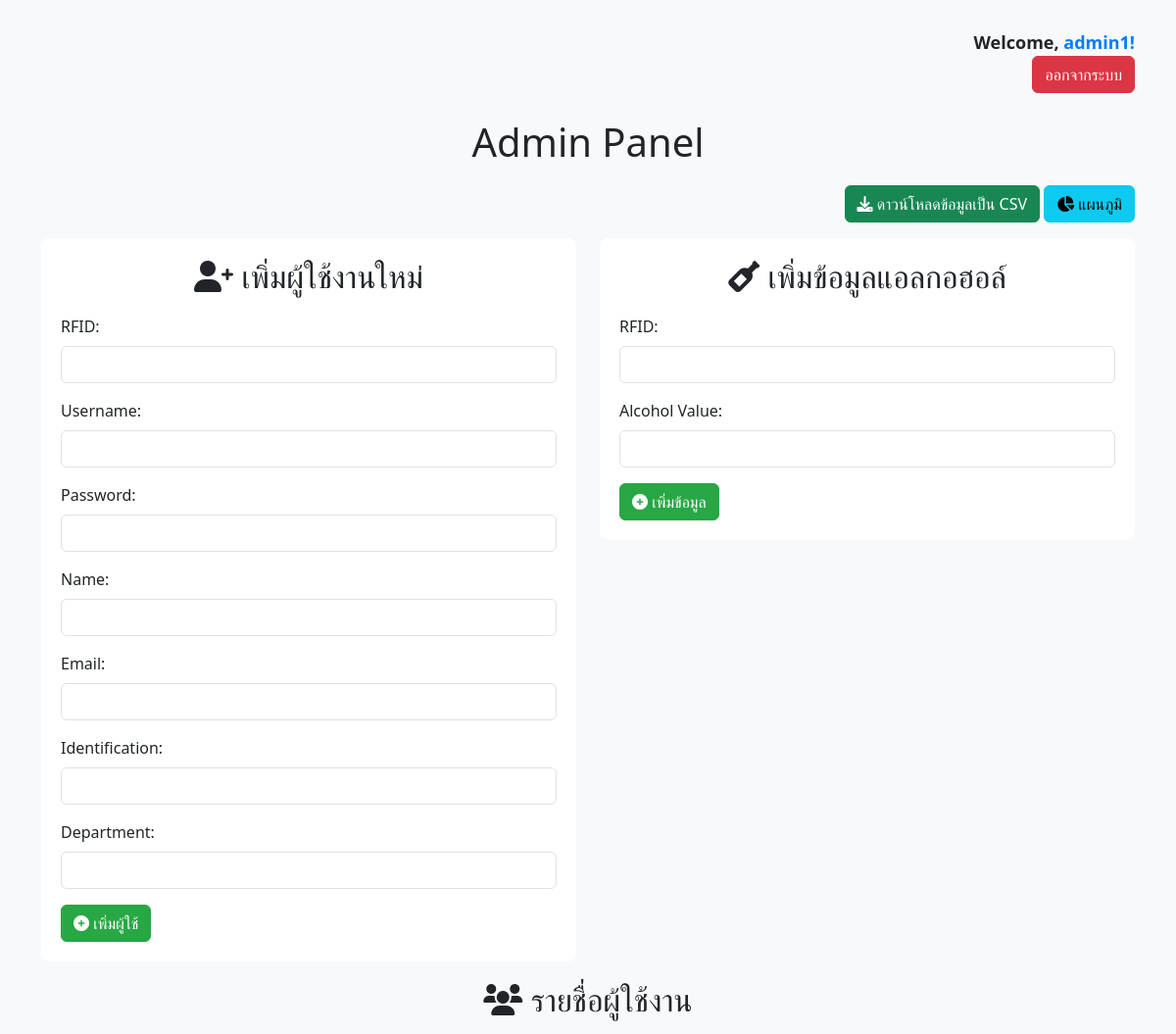
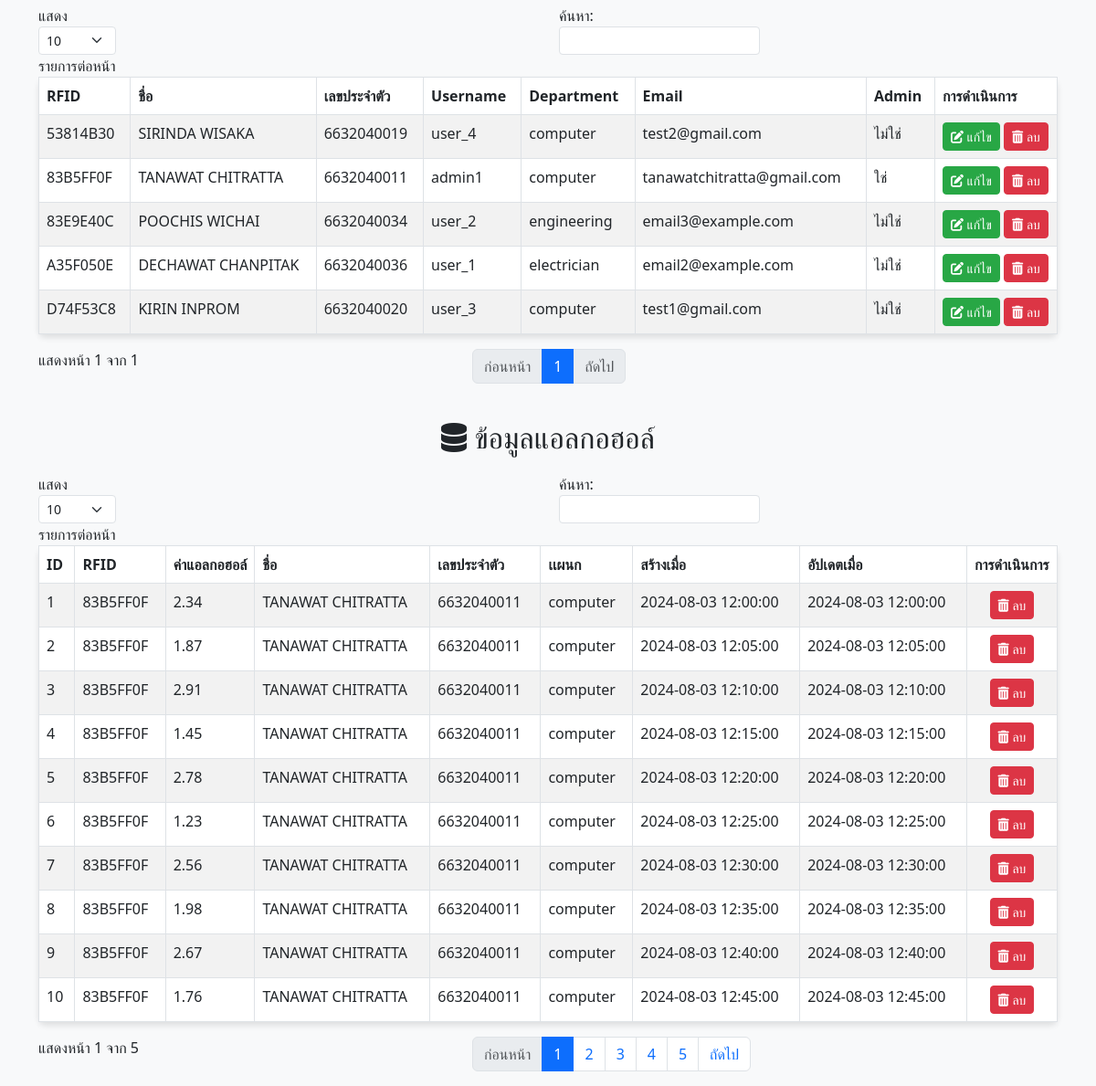
Screenshot of /sensor_db/admin/index.php (signed in) with the database file from the repository (2 pictures, top to bottom).
### tables this page shows
CREATE TABLE `users` (
  `rfid` varchar(255) NOT NULL,
  `name` varchar(255) NOT NULL,
  `identification` varchar(255) NOT NULL,
  `username` varchar(255) NOT NULL,
  `password` varchar(255) NOT NULL,
  `department` varchar(255) NOT NULL,
  `email` varchar(255) NOT NULL,
  `admin` tinyint(1) DEFAULT 0,
  `created_at` datetime NOT NULL DEFAULT current_timestamp(),
  `updated_at` datetime NOT NULL DEFAULT current_timestamp() ON UPDATE current_timestamp()
);

CREATE TABLE `alcohol` (
  `id` int(11) NOT NULL,
  `rfid` varchar(255) NOT NULL,
  `created_at` datetime NOT NULL DEFAULT current_timestamp(),
  `updated_at` datetime NOT NULL DEFAULT current_timestamp() ON UPDATE current_timestamp(),
  `alcoholvalue` float NOT NULL
);

### sensor_db/admin/index.php (the view, shortened to what this page needs)
<?php
include_once "../db.php";
$sql = "SELECT alcohol.id, alcohol.rfid, alcohol.alcoholvalue, users.name, users.identification, users.department, alcohol.created_at, alcohol.updated_at
        FROM alcohol
        INNER JOIN users ON alcohol.rfid = users.rfid";
$alcohol_result = $conn->query($sql);
$users_sql = "SELECT * FROM users";
$users_result = $conn->query($users_sql);
?>
<!DOCTYPE html>
<html lang="en">
<head>
    <link href="https://cdn.jsdelivr.net/npm/bootstrap@5.3.0-alpha1/dist/css/bootstrap.min.css" rel="stylesheet">
    <link rel="stylesheet" href="https://cdnjs.cloudflare.com/ajax/libs/font-awesome/6.0.0-beta3/css/all.min.css">
</head>
<body>
    <div class="container">
        <div class="row mb-3">
            <div class="col-12 text-end">
                <?php if (isset($_SESSION['username'])): ?>
                    <p class="user-welcome">Welcome, <span class="username"><?php echo $_SESSION['username']; ?>!</span></p>
                <?php endif; ?>
                <a href="../logout.php" class="btn btn-danger btn-logout">ออกจากระบบ</a>
            </div>
        </div>
        <h1><i class=""></i> Admin Panel</h1>
        <div class="row mb-3">
            <div class="col-12 text-end">
                <a href="../csv" class="btn btn-success">
                    <i class="fas fa-download"></i> ดาวน์โหลดข้อมูลเป็น CSV
                </a>
                <a href="../chart" class="btn btn-info">
                    <i class="fas fa-chart-pie"></i> แผนภูมิ
                </a>
            </div>
        </div>
        <div class="row">
            <div class="col-md-6">
                <div class="form-container">
                    <h2><i class="fas fa-user-plus"></i> เพิ่มผู้ใช้งานใหม่</h2>
                    <form action="<?php echo htmlspecialchars($_SERVER["PHP_SELF"]); ?>" method="post">
                        <div class="mb-3">
                            <label for="rfid" class="form-label">RFID:</label>
                            <input type="text" name="rfid" id="rfid" class="form-control" required>
                        </div>
                        <div class="mb-3">
                            <label for="username" class="form-label">Username:</label>
                            <input type="text" name="username" id="username" class="form-control" required>
                        </div>
                        <div class="mb-3">
                            <label for="password" class="form-label">Password:</label>
                            <input type="password" name="password" id="password" class="form-control" required>
                        </div>
                        <div class="mb-3">
                            <label for="name" class="form-label">Name:</label>
                            <input type="text" name="name" id="name" class="form-control" required>
                        </div>
                        <div class="mb-3">
                            <label for="email" class="form-label">Email:</label>
                            <input type="email" name="email" id="email" class="form-control" required>
                        </div>
                        <div class="mb-3">
                            <label for="identification" class="form-label">Identification:</label>
                            <input type="text" name="identification" id="identification" class="form-control" required>
                        </div>
                        <div class="mb-3">
                            <label for="department" class="form-label">Department:</label>
                            <input type="text" name="department" id="department" class="form-control" required>
                        </div>
                        <button type="submit" name="add_user" class="btn btn-primary">
                            <i class="fas fa-plus-circle"></i> เพิ่มผู้ใช้
                        </button>
                    </form>
                </div>
            </div>
            <div class="col-md-6">
                <div class="form-container">
                    <h2><i class="fas fa-wine-bottle"></i> เพิ่มข้อมูลแอลกอฮอล์</h2>
                    <form action="<?php echo htmlspecialchars($_SERVER["PHP_SELF"]); ?>" method="post">
                        <div class="mb-3">
                            <label for="rfid" class="form-label">RFID:</label>
                            <input type="text" name="rfid" id="rfid" class="form-control" required>
                        </div>
                        <div class="mb-3">
                            <label for="alcoholvalue" class="form-label">Alcohol Value:</label>
                            <input type="text" name="alcoholvalue" id="alcoholvalue" class="form-control" required>
                        </div>
                        <button type="submit" name="add_alcohol" class="btn btn-primary">
                            <i class="fas fa-plus-circle"></i> เพิ่มข้อมูล
                        </button>
                    </form>
                </div>
            </div>
        </div>
        <div class="row">
            <div class="col-md-12">
                <h2><i class="fas fa-users"></i> รายชื่อผู้ใช้งาน</h2>
                <table id="usersTable" class="table table-striped table-bordered">
                    <thead>
                        <tr>
                            <th>RFID</th>
                            <th>ชื่อ</th>
                            <th>เลขประจำตัว</th>
                            <th>Username</th>
                            <th>Department</th>
                            <th>Email</th>
                            <th>Admin</th>
                            <th>การดำเนินการ</th>
                        </tr>
                    </thead>
                    <tbody>
                        <?php while ($row = $users_result->fetch_assoc()): ?>
                            <tr>
                                <td><?php echo $row['rfid']; ?></td>
                                <td><?php echo $row['name']; ?></td>
                                <td><?php echo $row['identification']; ?></td>
                                <td><?php echo $row['username']; ?></td>
                                <td><?php echo $row['department']; ?></td>
                                <td><?php echo $row['email']; ?></td>
                                <td><?php echo $row['admin'] == 1 ? 'ใช่' : 'ไม่ใช่'; ?></td>
                                <td>
                                    <button type="button" class="btn btn-primary btn-sm edit-user-btn" data-bs-toggle="modal" data-bs-target="#editUserModal" data-user-id="" data-rfid="<?php echo $row['rfid']; ?>" data-username="<?php echo $row['username']; ?>" data-name="<?php echo $row['name']; ?>" data-email="<?php echo $row['email']; ?>" data-identification="<?php echo $row['identification']; ?>" data-admin="<?php echo $row['admin']; ?>" data-department="<?php echo $row['department']; ?>">
                                        <i class="fas fa-edit"></i> แก้ไข
                                    </button>
                                    <form action="<?php echo htmlspecialchars($_SERVER["PHP_SELF"]); ?>" method="post" style="display: inline-block;">
                                        <button type="submit" name="delete_user" class="btn btn-danger btn-sm">
                                            <i class="fas fa-trash-alt"></i> ลบ
                                        </button>
                                    </form>
                                </td>
                            </tr>
                        <?php endwhile; ?>
                    </tbody>
                </table>
            </div>
        </div>
        <div class="row mt-4">
            <div class="col-md-12">
                <h2><i class="fas fa-database"></i> ข้อมูลแอลกอฮอล์</h2>
                <table id="alcoholTable" class="table table-striped table-bordered">
                    <thead>
                        <tr>
                            <th>ID</th>
                            <th>RFID</th>
                            <th>ค่าแอลกอฮอล์</th>
                            <th>ชื่อ</th>
                            <th>เลขประจำตัว</th>
                            <th>เเผนก</th>
                            <th>สร้างเมื่อ</th>
                            <th>อัปเดตเมื่อ</th>
                            <th>การดำเนินการ</th>
                        </tr>
                    </thead>
                    <tbody>
                        <?php while ($row = $alcohol_result->fetch_assoc()): ?>
                            <tr class="alcohol-row <?php echo ($row['alcoholvalue'] > 20) ? 'high-alcohol' : 'low-alcohol'; ?>">
                                <td><?php echo $row['id']; ?></td>
                                <td><?php echo $row['rfid']; ?></td>
                                <td><?php echo $row['alcoholvalue']; ?></td>
                                <td><?php echo $row['name']; ?></td>
                                <td><?php echo $row['identification']; ?></td>
                                <td><?php echo $row['department']; ?></td>
                                <td><?php echo $row['created_at']; ?></td>
                                <td><?php echo $row['updated_at']; ?></td>
                                <td>
                                    <form action="<?php echo htmlspecialchars($_SERVER["PHP_SELF"]); ?>" method="post" style="text-align: center;">
                                        <button type="submit" name="delete_alcohol" class="btn btn-danger btn-sm">
                                            <i class="fas fa-trash-alt"></i> ลบ
                                        </button>
                                    </form>
                                </td>
                            </tr>
                        <?php endwhile; ?>
                    </tbody>
                </table>
            </div>
        </div>
    </div>
</body>
</html>

### sensor_db/admin/index.php (style rules this page uses)
body { background-color: #f8f9fa; }
.container { margin-top: 30px; }
h1, h2 { text-align: center; margin-bottom: 20px; }
table { background-color: #fff; box-shadow: 0 4px 6px rgba(0, 0, 0, 0.1); border-radius: 8px; }
th { background-color: #007bff; color: #fff; }
.btn-primary { background-color: #28a745; border-color: #28a745; }
.btn-danger { background-color: #dc3545; border-color: #dc3545; }
.btn-logout { position: relative; top: 0; right: 0; margin-bottom: 10px; }
.form-container { background-color: #fff; padding: 20px; border-radius: 8px; margin-bottom: 20px; }
table th { color: black; }
.user-welcome { font-size: 18px; margin-bottom: 0; font-weight: 600; }
.username { color: #007bff; }
.low-alcohol { background-color: #d4edda; }

### rows the page displays
users: rfid "53814B30", name "SIRINDA WISAKA", identification "6632040019", username "user_4", department "computer", email "test2@gmail.com", admin "ไม่ใช่"
users: rfid "83B5FF0F", name "TANAWAT CHITRATTA", identification "6632040011", username "admin1", department "computer", email "tanawatchitratta@gmail.com", admin "ใช่"
users: rfid "83E9E40C", name "POOCHIS WICHAI", identification "6632040034", username "user_2", department "engineering", email "email3@example.com", admin "ไม่ใช่"
users: rfid "A35F050E", name "DECHAWAT CHANPITAK", identification "6632040036", username "user_1", department "electrician", email "email2@example.com", admin "ไม่ใช่"
users: rfid "D74F53C8", name "KIRIN INPROM", identification "6632040020", username "user_3", department "computer", email "test1@gmail.com", admin "ไม่ใช่"
alcohol: id "1", rfid "83B5FF0F", alcoholvalue "2.34", rfid.name "TANAWAT CHITRATTA", rfid.identification "6632040011", rfid.department "computer", created_at "2024-08-03 12:00:00", updated_at "2024-08-03 12:00:00"
alcohol: id "2", rfid "83B5FF0F", alcoholvalue "1.87", rfid.name "TANAWAT CHITRATTA", rfid.identification "6632040011", rfid.department "computer", created_at "2024-08-03 12:05:00", updated_at "2024-08-03 12:05:00"
alcohol: id "3", rfid "83B5FF0F", alcoholvalue "2.91", rfid.name "TANAWAT CHITRATTA", rfid.identification "6632040011", rfid.department "computer", created_at "2024-08-03 12:10:00", updated_at "2024-08-03 12:10:00"
alcohol: id "4", rfid "83B5FF0F", alcoholvalue "1.45", rfid.name "TANAWAT CHITRATTA", rfid.identification "6632040011", rfid.department "computer", created_at "2024-08-03 12:15:00", updated_at "2024-08-03 12:15:00"
alcohol: id "5", rfid "83B5FF0F", alcoholvalue "2.78", rfid.name "TANAWAT CHITRATTA", rfid.identification "6632040011", rfid.department "computer", created_at "2024-08-03 12:20:00", updated_at "2024-08-03 12:20:00"
alcohol: id "6", rfid "83B5FF0F", alcoholvalue "1.23", rfid.name "TANAWAT CHITRATTA", rfid.identification "6632040011", rfid.department "computer", created_at "2024-08-03 12:25:00", updated_at "2024-08-03 12:25:00"
alcohol: id "7", rfid "83B5FF0F", alcoholvalue "2.56", rfid.name "TANAWAT CHITRATTA", rfid.identification "6632040011", rfid.department "computer", created_at "2024-08-03 12:30:00", updated_at "2024-08-03 12:30:00"
alcohol: id "8", rfid "83B5FF0F", alcoholvalue "1.98", rfid.name "TANAWAT CHITRATTA", rfid.identification "6632040011", rfid.department "computer", created_at "2024-08-03 12:35:00", updated_at "2024-08-03 12:35:00"
alcohol: id "9", rfid "83B5FF0F", alcoholvalue "2.67", rfid.name "TANAWAT CHITRATTA", rfid.identification "6632040011", rfid.department "computer", created_at "2024-08-03 12:40:00", updated_at "2024-08-03 12:40:00"
alcohol: id "10", rfid "83B5FF0F", alcoholvalue "1.76", rfid.name "TANAWAT CHITRATTA", rfid.identification "6632040011", rfid.department "computer", created_at "2024-08-03 12:45:00", updated_at "2024-08-03 12:45:00"

### other values shown
$_SESSION['username'] "admin1"
